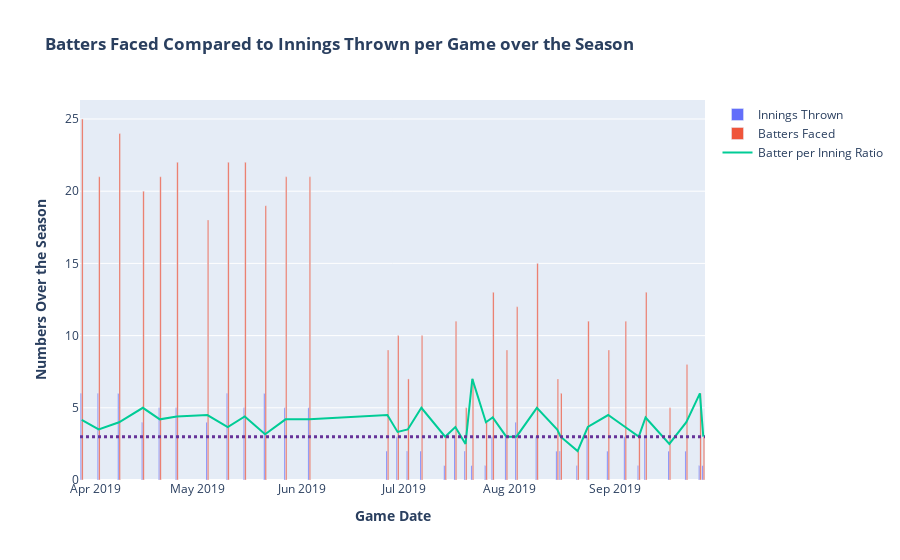

This figure's notebook cell:
### Code cell
plot_compare_innings_batters(joined_atbats)

### Figure 1 — Plotly figure (JSON) as saved in the notebook; plotly's stock layout.template omitted (floating-point values rounded to 4 significant figures)
{"data": [{"name": "Innings Thrown", "type": "bar", "x": ["2019-03-28", "2019-04-02", "2019-04-08", "2019-04-15", "2019-04-20", "2019-04-25", "2019-05-04", "2019-05-10", "2019-05-15", "2019-05-21", "2019-05-27", "2019-06-03", "2019-06-26", "2019-06-29", "2019-07-02", "2019-07-06", "2019-07-13", "2019-07-16", "2019-07-19", "2019-07-21", "2019-07-25", "2019-07-27", "2019-07-31", "2019-08-03", "2019-08-09", "2019-08-15", "2019-08-16", "2019-08-21", "2019-08-24", "2019-08-30", "2019-09-04", "2019-09-08", "2019-09-10", "2019-09-17", "2019-09-22", "2019-09-26", "2019-09-27"], "y": [6, 6, 6, 4, 5, 5, 4, 6, 5, 6, 5, 5, 2, 3, 2, 2, 1, 3, 2, 1, 1, 3, 3, 4, 3, 2, 2, 1, 3, 2, 3, 1, 3, 2, 2, 1, 1]}, {"name": "Batters Faced", "type": "bar", "x": ["2019-03-28", "2019-04-02", "2019-04-08", "2019-04-15", "2019-04-20", "2019-04-25", "2019-05-04", "2019-05-10", "2019-05-15", "2019-05-21", "2019-05-27", "2019-06-03", "2019-06-26", "2019-06-29", "2019-07-02", "2019-07-06", "2019-07-13", "2019-07-16", "2019-07-19", "2019-07-21", "2019-07-25", "2019-07-27", "2019-07-31", "2019-08-03", "2019-08-09", "2019-08-15", "2019-08-16", "2019-08-21", "2019-08-24", "2019-08-30", "2019-09-04", "2019-09-08", "2019-09-10", "2019-09-17", "2019-09-22", "2019-09-26", "2019-09-27"], "y": [25, 21, 24, 20, 21, 22, 18, 22, 22, 19, 21, 21, 9, 10, 7, 10, 3, 11, 5, 7, 4, 13, 9, 12, 15, 7, 6, 2, 11, 9, 11, 3, 13, 5, 8, 6, 3]}, {"name": "Batter per Inning Ratio", "type": "scatter", "x": ["2019-03-28", "2019-04-02", "2019-04-08", "2019-04-15", "2019-04-20", "2019-04-25", "2019-05-04", "2019-05-10", "2019-05-15", "2019-05-21", "2019-05-27", "2019-06-03", "2019-06-26", "2019-06-29", "2019-07-02", "2019-07-06", "2019-07-13", "2019-07-16", "2019-07-19", "2019-07-21", "2019-07-25", "2019-07-27", "2019-07-31", "2019-08-03", "2019-08-09", "2019-08-15", "2019-08-16", "2019-08-21", "2019-08-24", "2019-08-30", "2019-09-04", "2019-09-08", "2019-09-10", "2019-09-17", "2019-09-22", "2019-09-26", "2019-09-27"], "y": [4.17, 3.5, 4, 5, 4.2, 4.4, 4.5, 3.67, 4.4, 3.17, 4.2, 4.2, 4.5, 3.33, 3.5, 5, 3, 3.67, 2.5, 7, 4, 4.33, 3, 3, 5, 3.5, 3, 2, 3.67, 4.5, 3.67, 3, 4.33, 2.5, 4, 6, 3]}], "layout": {"shapes": [{"line": {"color": "RebeccaPurple", "dash": "dot", "width": 3}, "opacity": 1, "type": "line", "x0": 0, "x1": 1, "xref": "paper", "y0": 3, "y1": 3, "yref": "y"}], "title": {"text": "<b>Batters Faced Compared to Innings Thrown per Game over the Season</b>"}, "xaxis": {"title": {"text": "<b>Game Date</b>"}}, "yaxis": {"title": {"text": "<b>Numbers Over the Season</b>"}}}}
